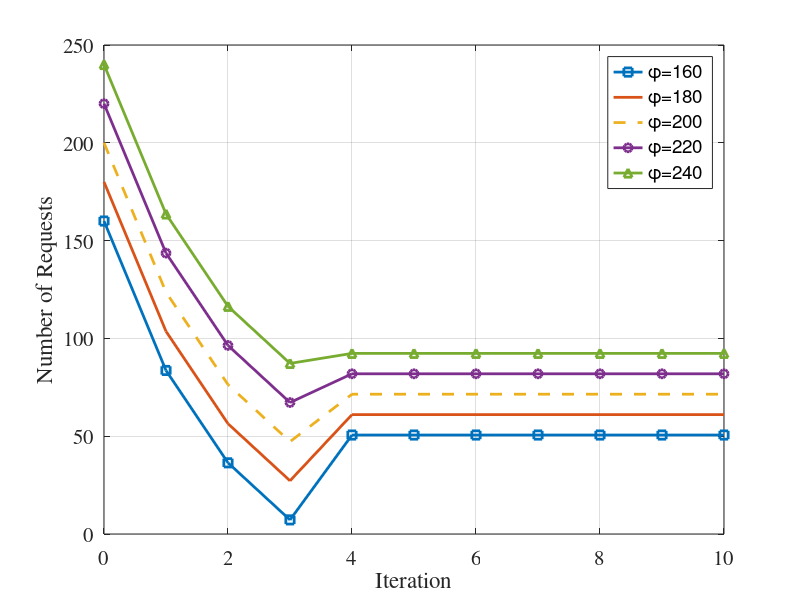

Recreate this plot in MATLAB.
x = 0:10;

n_160 = [160, 83.6068, 36.3930, 7.2140, 50.6020, 50.6020, 50.6020,...
    50.6020, 50.6020, 50.6020, 50.6020];
n_180 = [180, 103.6068, 56.3930, 27.2140, 61.0360, 61.0360, 61.0360,...
    61.0360, 61.0360, 61.0360, 61.0360];
n_200 = [200, 123.6068, 76.393, 47.214, 71.471, 71.471, 71.471,...
    71.471, 71.471, 71.471, 71.471];
n_220 = [220, 143.6068, 96.3930, 67.2140, 81.9050, 81.9050, 81.9050,...
    81.9050, 81.9050, 81.9050, 81.9050];
n_240 = [240, 163.6068, 116.3930, 87.2140, 92.3390, 92.3390, 92.3390,...
    92.3390, 92.3390, 92.3390, 92.3390];




dataline1 = plot(x, n_160, '-square' ,'LineWidth', 2);
set(gca, 'FontSize', 15, 'FontName', 'Times')

hold on
dataline2 = plot(x, n_180, '-', 'LineWidth', 2);
set(gca, 'FontSize', 15, 'FontName', 'Times')

dataline3 = plot(x, n_200, '--', 'LineWidth', 2);
set(gca, 'FontSize', 15, 'FontName', 'Times')

dataline4 = plot(x, n_220, '-o', 'LineWidth', 2);
set(gca, 'FontSize', 15, 'FontName', 'Times')

dataline5 = plot(x, n_240, '-^', 'LineWidth', 2);
set(gca, 'FontSize', 15, 'FontName', 'Times')

grid on


xlabel('Iteration')
ylabel('Number of Requests')

legend({'\phi=160', '\phi=180','\phi=200', '\phi=220', '\phi=240'}, 'location', 'best');

print('demand1_n.jpg', '-djpeg')


